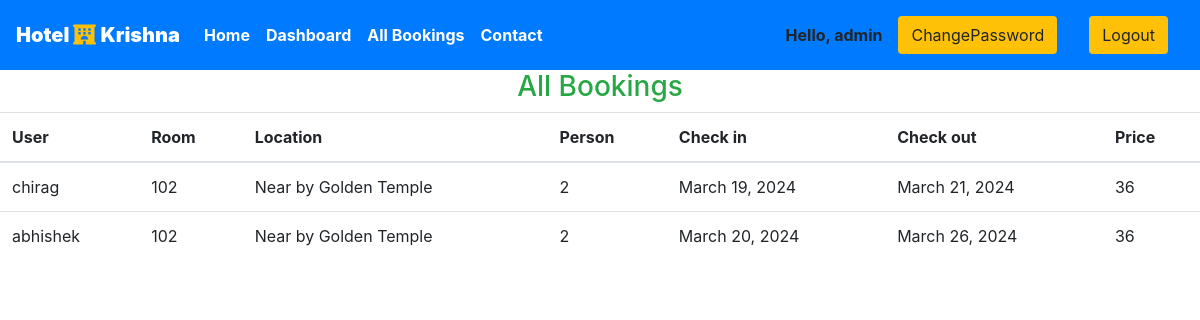
Page /staff/allbookings (signed in) on the committed database.
### broomk/models.py (models this page shows, shortened)
class Reservation(models.Model):
    check_in = models.DateField(auto_now =False)
    check_out = models.DateField()
    room = models.ForeignKey(Rooms, on_delete = models.CASCADE)
    guest = models.ForeignKey(User, on_delete= models.CASCADE)
    booking_id = models.CharField(max_length=100,default="null")

class Rooms(models.Model):
    ROOM_STATUS = (
    ("1", "available"),
    ("2", "not available"),
    )
    ROOM_TYPE = (
    ("1", "premium"),
    ("2", "deluxe"),
    ("3","regular"),
    )
    room_type = models.CharField(max_length=50,choices = ROOM_TYPE)
    capacity = models.IntegerField()
    price = models.IntegerField()
    size = models.IntegerField()
    hotel = models.ForeignKey(Hotels, on_delete = models.CASCADE)
    status = models.CharField(choices =ROOM_STATUS,max_length = 15)
    roomnumber = models.IntegerField()

class Hotels(models.Model):
    name = models.CharField(max_length=30,default="Broomk")
    owner = models.CharField(max_length=20)
    location = models.CharField(max_length=50)
    state = models.CharField(max_length=50,default="Punjab")
    country = models.CharField(max_length=50,default="india")

### broomk/views.py (the view)
# urls.py: path('staff/allbookings', views.all_bookings,name="allbookigs"),
@login_required(login_url='/staff')
def all_bookings(request):
    bookings = Reservation.objects.all()
    if not bookings:
        messages.warning(request,"No Bookings Found")
    return HttpResponse(render(request,'staff/allbookings.html',{'bookings':bookings}))

### templates/staff/allbookings.html (shortened to what this page needs)
{% extends 'basic.html' %}
{% block body %}
<h3 class="text-center  text-success">All Bookings </h3>
<table class="table">
    <thead>
        <th>User</th>
        <th>Room</th>
        <th>Location</th>
        <th>Person</th>
        <th>Check in</th>
        <th>Check out</th>
        <th>Price</th>
    </thead>
    {% for each_booking in bookings %}
    <tr>
        <td>{{each_booking.guest.username}}</td>
        <td>{{each_booking.room.roomnumber}}</td>
        <td>{{each_booking.room.hotel.location}}</td>
        <td>{{each_booking.room.capacity}}</td>
        <td>{{each_booking.check_in}}</td>
        <td>{{each_booking.check_out}}</td>
        <td>{{each_booking.room.price}}</td>
    </tr>
    {% endfor %}
</table>
{% endblock body %}

### templates/basic.html (shortened to what this page needs)
{% load static %}
<!DOCTYPE html>
<!DOCTYPE html>
<html lang="en">
<head>
    <link rel="stylesheet" href="https://use.fontawesome.com/releases/v5.7.0/css/all.css"
>
    <link rel="stylesheet" href="{% static 'style\style.css' %}">
    <link rel="stylesheet" href="https://maxcdn.bootstrapcdn.com/bootstrap/4.5.0/css/bootstrap.min.css">
</head>
<body>
    <div class="container-fluid px-0">
        <nav class="navbar navbar-expand-lg navbar-dark bg-primary font-weight-bold">
            <a class="navbar-brand text-bold bg-black " href="/"><b>Hotel </b><i class="fas fa-hotel text-warning"></i>
                <b>Krishna</b></a>
            <div class="collapse navbar-collapse " id="navbarSupportedContent">
                <ul class="navbar-nav mr-auto ">
                    <li class="nav-item active">
                        <a class="nav-link text-bold " href="/home"> Home</a>
                    </li>
                    {% if user.is_staff %}
                    <li class="nav-item active">
                        <a class="nav-link text-bold" href="/staff/panel">Dashboard </a>
                    </li>
                    {% elif user.is_staff == False and user.is_authenticated %}
                    <li class="nav-item active">
                        <a class="nav-link text-bold" href="/user/bookings">My Bookings </a>
                    </li>
                    {% endif %}
                    {% if user.is_staff %}
                    <li class="nav-item active">
                        <a class="nav-link text-bold" href="/staff/allbookings">All Bookings </a>
                    </li>
                    {% endif %}
                    <li class="nav-item active">
                        <a class="nav-link text-bold" href="{% url 'contactpage' %}">Contact </a>
                    </li>
                </ul>
                {% if request.user.is_authenticated %}
                Hello, {{request.user}}
                <a href="/changepassword" class="nav-link">
                    <button class="btn btn-group bg-warning" data-toggle="modal"
                        data-target="#forlogin">ChangePassword</button>
                </a>
                <a href="/lg" class="nav-link">
                    <button class="btn btn-group bg-warning" data-toggle="modal" data-target="#forlogin">Logout</button>
                </a>
                {% endif %}
            </div>
        </nav>
    </div>
    {% block body %}
    {% endblock body %}
</body>
</html>

### templates/basic.html (style rules this page uses)
a { text-decoration: none; }

### rows in the picture
Reservation: guest.username "chirag", room.roomnumber "102", room.hotel.location "Near by Golden Temple", room.capacity "2", check_in "March 19, 2024", check_out "March 21, 2024", room.price "36"
Reservation: guest.username "abhishek", room.roomnumber "102", room.hotel.location "Near by Golden Temple", room.capacity "2", check_in "March 20, 2024", check_out "March 26, 2024", room.price "36"

### other values in the picture
{{ request.user }} "admin"
